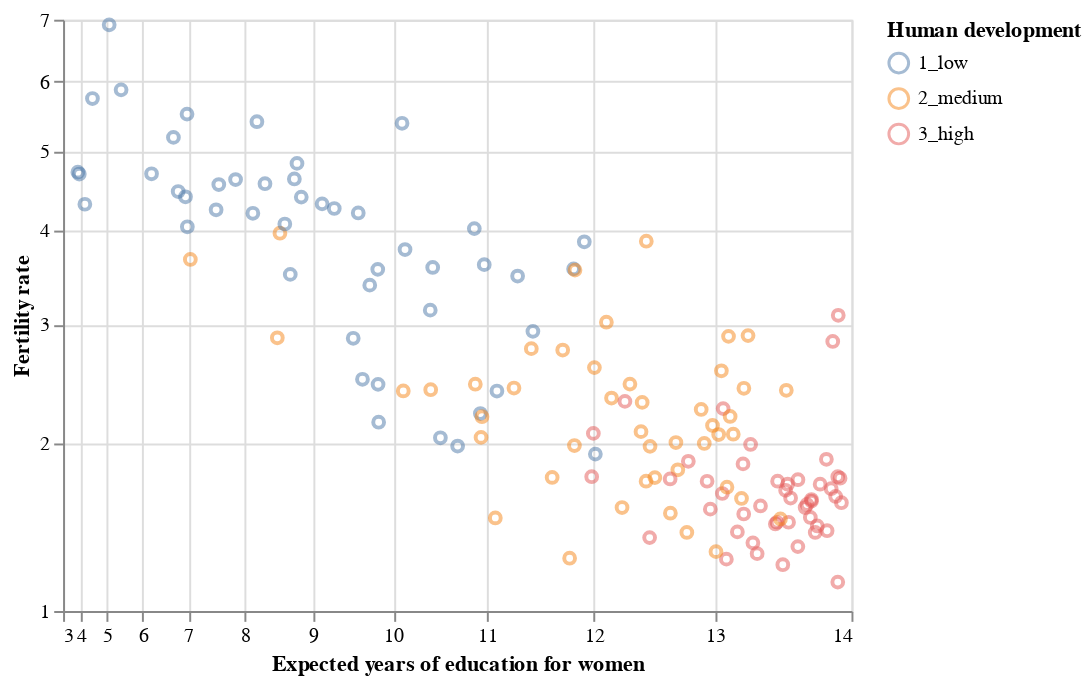

Notebook code for this chart:
### Markdown cell above
<!-- END QUESTION -->

<!-- BEGIN QUESTION -->

#### (ii) Adjust axis scales

Notice that the scatter is clumped together densely in the lower right corner. To better see what's happening in that region, modify your codes for constructing `scatter` so that your axis specifications for both axes include `alt.Scale(zero = False, type = 'pow', exponent = ...)`. Make sure you choose appropriate labels for your axes and plot.

This will display the axes on a power-transformed scale with an exponent of your choosing. Use an exponent around 2.5 for the education axis, and an exponent around 1/3 for the fertility axis. Store the plot as `scatter_scaled` and display the result.

<!--
BEGIN QUESTION
name: q0_b_ii
points: 1
manual: true
-->

### Code cell
# BEGIN SOLUTION
scatter_scaled = alt.Chart(reg_data).mark_point(opacity = 0.5).encode(
    x = alt.X('educ_expected_yrs_f', 
              title = 'Expected years of education for women', 
              scale = alt.Scale(zero = False, 
                               type = 'pow',
                               exponent = 2.5)),
    y = alt.Y('fertility_total', 
              title = 'Fertility rate', 
              scale = alt.Scale(zero = False,
                               type = 'pow',
                               exponent = 1/3)),
    color = alt.Color('hdi_fac:N', title = 'Human development')
)

scatter_scaled
# END SOLUTION

### Figure 1 — Vega-Lite specification as saved in the notebook (floating-point values rounded to 4 significant figures; data arrays with more than 128 entries replaced by an {"elided": "..."} marker saying what was removed)
{"config": {"view": {"continuousWidth": 400, "continuousHeight": 300}}, "data": {"name": "data-b3c092442e4a4a8ffc723915aa716589"}, "mark": {"type": "point", "opacity": 0.5}, "encoding": {"color": {"type": "nominal", "field": "hdi_fac", "title": "Human development"}, "x": {"type": "quantitative", "field": "educ_expected_yrs_f", "scale": {"exponent": 2.5, "type": "pow", "zero": false}, "title": "Expected years of education for women"}, "y": {"type": "quantitative", "field": "fertility_total", "scale": {"exponent": 0.3333, "type": "pow", "zero": false}, "title": "Fertility rate"}}, "$schema": "https://vega.github.io/schema/vega-lite/v4.8.1.json", "datasets": {"data-b3c092442e4a4a8ffc723915aa716589": {"elided": "139 records"}}}
